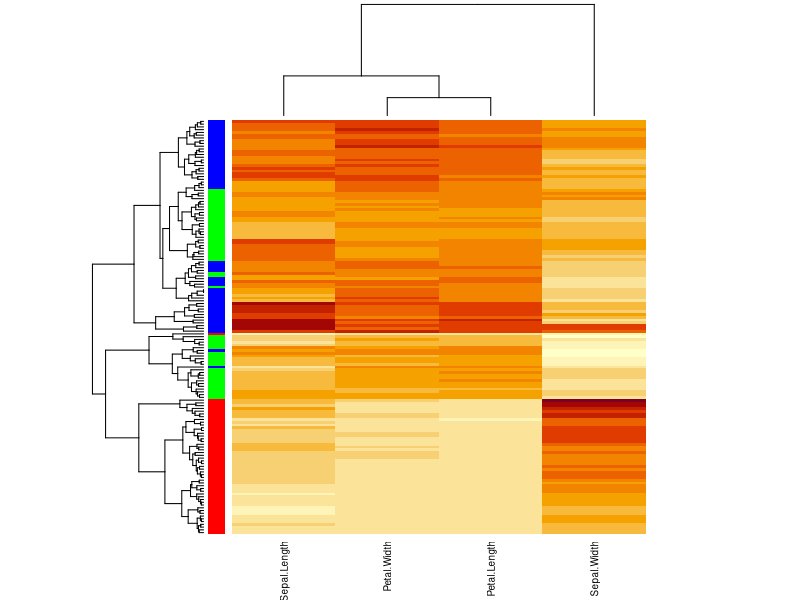
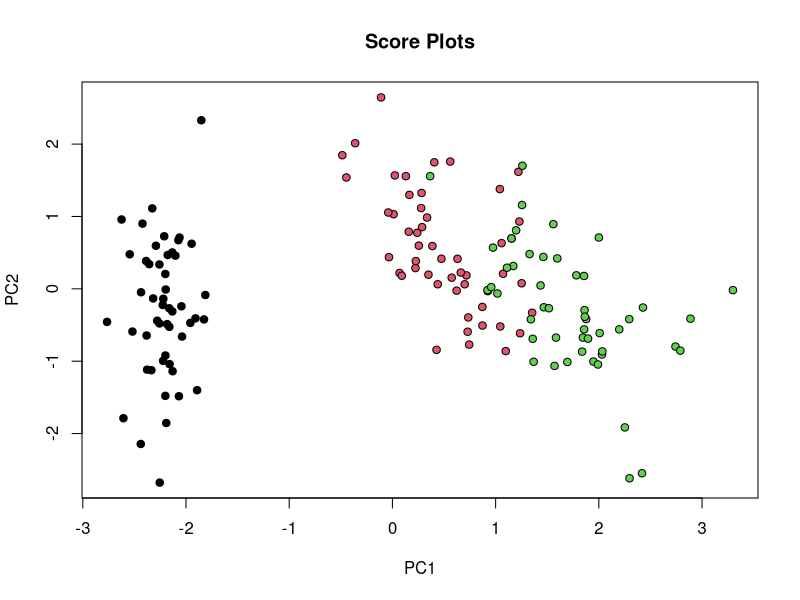
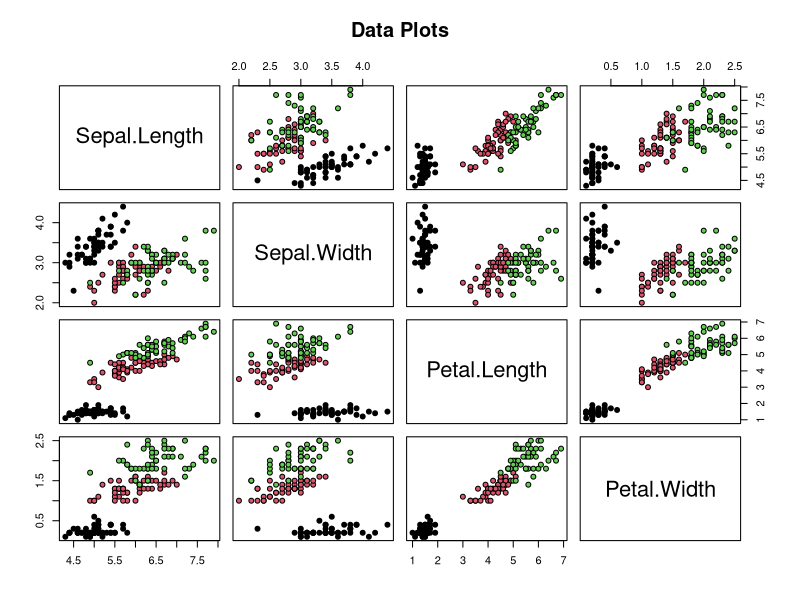

Write R code to recreate these figures, in order.
## ---- chunk 1
knitr::opts_chunk$set(echo = TRUE)
knitr::opts_chunk$set(cache=TRUE)
## ---- chunk 2
M=scale(iris[,-5])
cols=rainbow(3)[iris$Species]
heatmap(M,scale="none", RowSideColors=cols,labRow=FALSE, cexCol=0.9)
## ---- chunk 3
pca=prcomp(M, scale=TRUE)
## ---- chunk 4
S=pca$x                                # score matrix = rotated data points

## ---- chunk 5
plot(S[,1:2],  pch=21, bg=iris$Species, main="Score Plots") 
plot(iris[,-5],pch=21, bg=iris$Species, main="Data Plots") 
